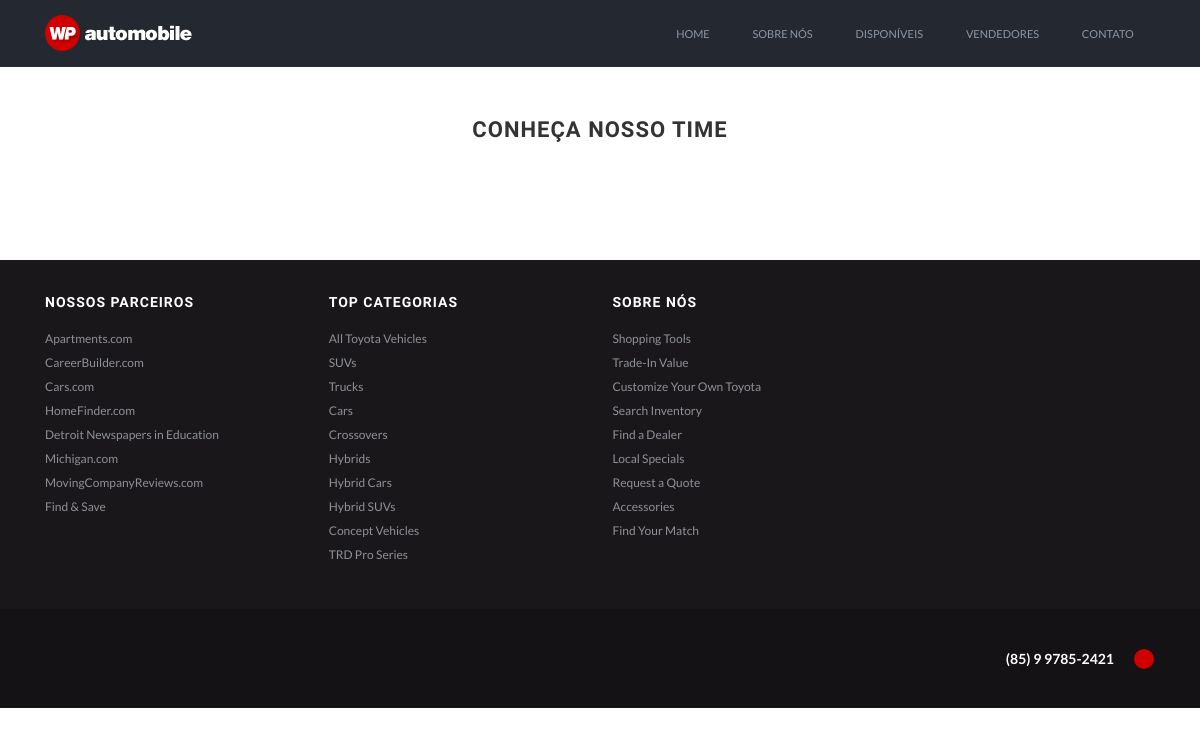
The page /vendedores on the database as committed earlier.
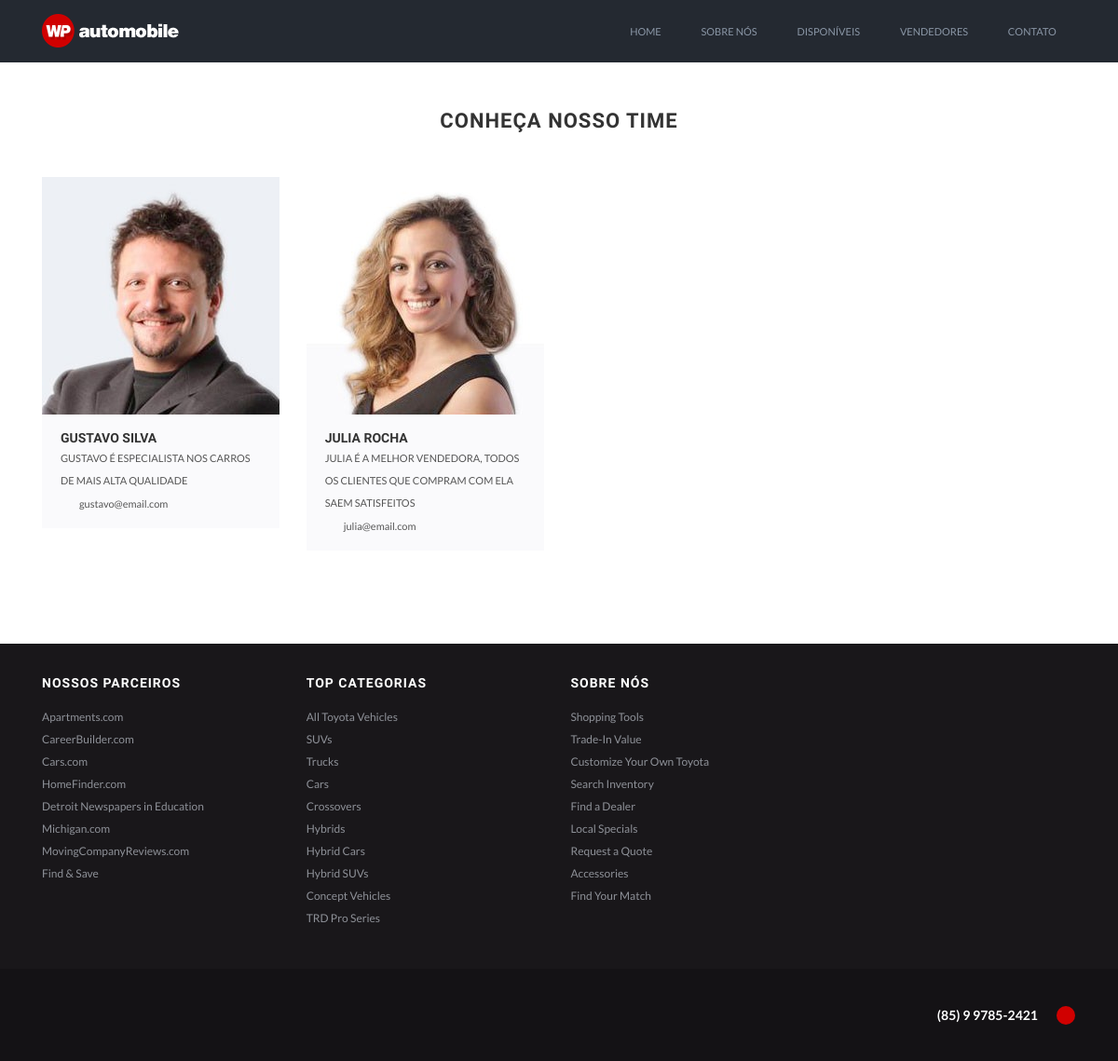
The same page on the database as committed later.
### vendedores/models.py (models this page shows, shortened)
class Vendedor(models.Model):
    nome = models.CharField(max_length=50)
    foto = models.ImageField(upload_to='images')
    descricao = models.TextField()
    email = models.CharField(max_length=50)

### carros/views.py (the view)
# urls.py: path('vendedores',views.vendedores,name="vendedores"),
def vendedores(request):
    all_vendedores = Vendedor.objects.all()
    context = {
        'all_vendedores':all_vendedores
    }
    return render(request,'vendedores.html',context)

### templates/vendedores.html (shortened to what this page needs)
{% extends 'base.html' %}
{% block content %}
<br><br>
<div class="page-section" style="margin-bottom:70px;">
  <div class="container">
    <div class="row">
      <div class="col-lg-12 col-md-12 col-sm-12 col-xs-12">
        <div class="section-title" style="text-align:center; color:#333333; margin-bottom:45px;">
          <h2 style="margin-bottom:5px; text-transform:uppercase !important;">Conheça nosso time</h2>
        </div>
      </div>
      {% for dealer in all_vendedores %}
      <div class="col-lg-3 col-md-3 col-sm-6 col-xs-12">
        <div class="cs-team">
          <div class="cs-media">
            <figure><a href="#"><img src="{{ dealer.foto.url }}" alt="" /></a></figure>
          </div>
          <div class="cs-text">
            <h6><a href="#">{{ dealer.nome }}</a></h6>
            <span>{{ dealer.descricao }} </span> <em>{{ dealer.email }}</em> </div>
        </div>
      </div>
      {% endfor %}
    </div>
  </div>
</div>
{% endblock content %}

Rows that differ between the two databases and show on the page:
added Vendedor: foto (picture), nome "GUSTAVO SILVA", descricao "GUSTAVO É ESPECIALISTA NOS CARROS DE MAIS ALTA QUALIDADE", email "gustavo@email.com"
added Vendedor: foto (picture), nome "JULIA ROCHA", descricao "JULIA É A MELHOR VENDEDORA, TODOS OS CLIENTES QUE COMPRAM COM ELA SAEM SATISFEITOS", email "julia@email.com"
